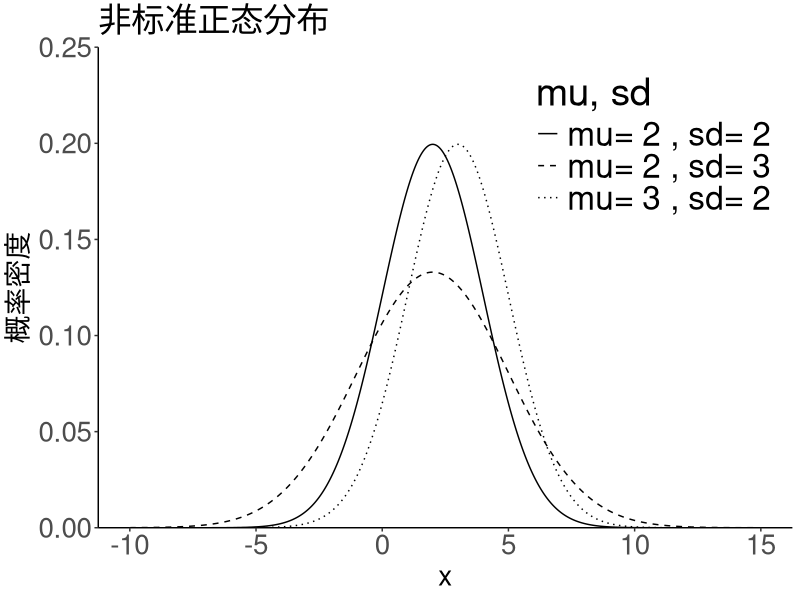
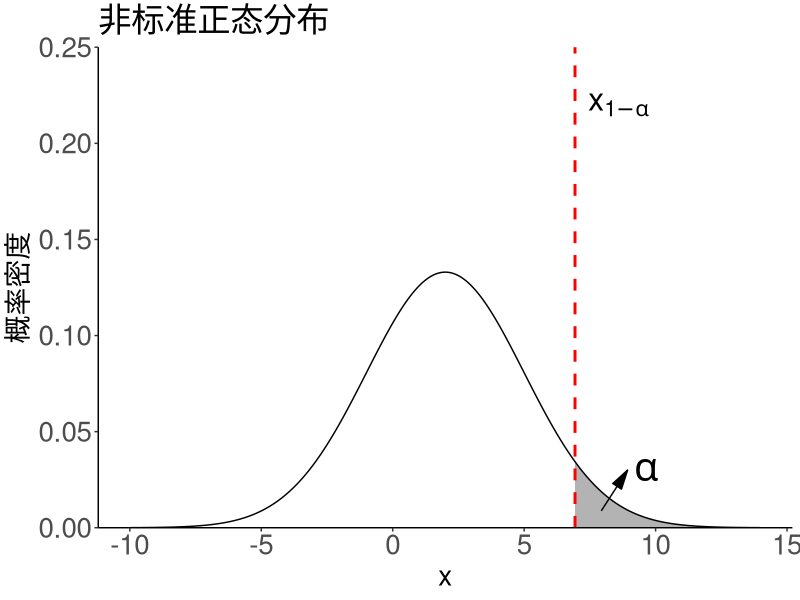
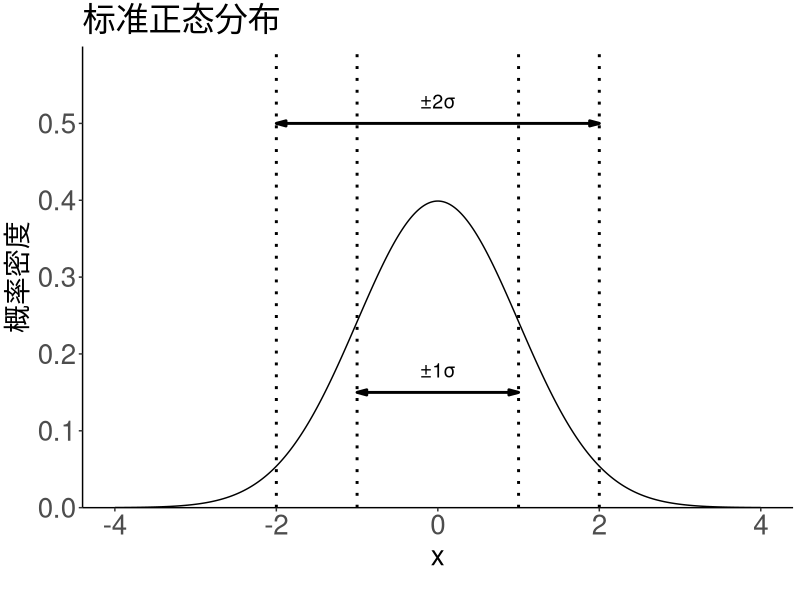
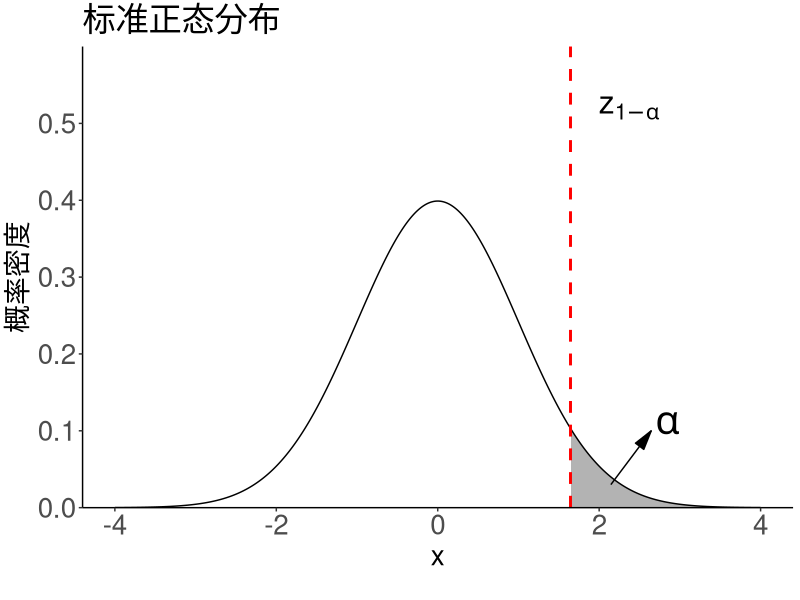
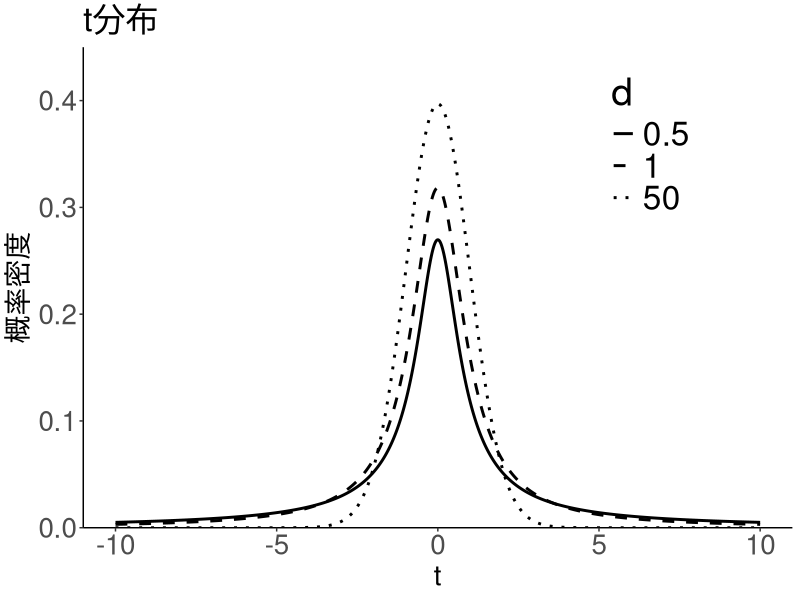
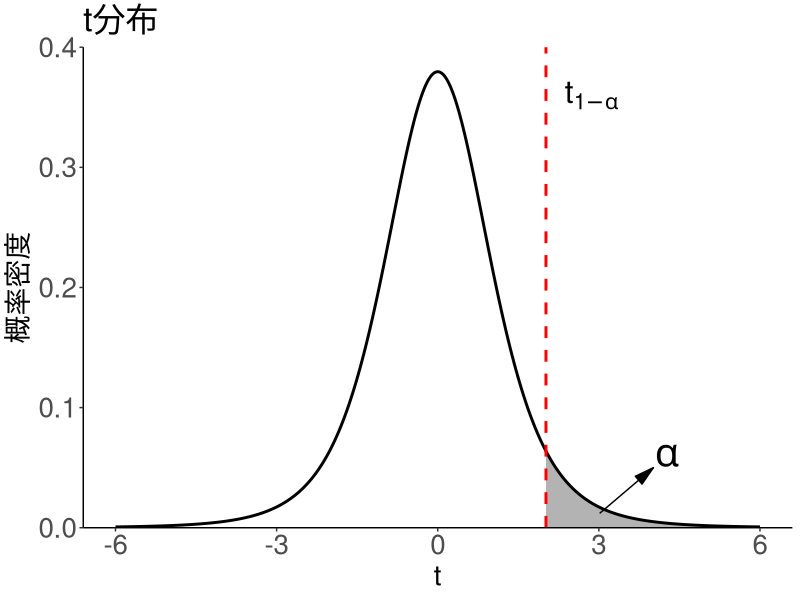
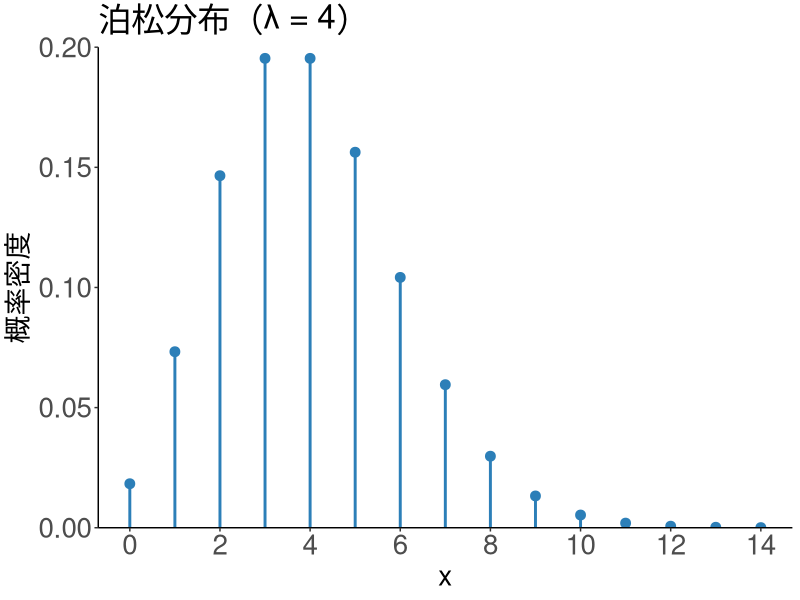
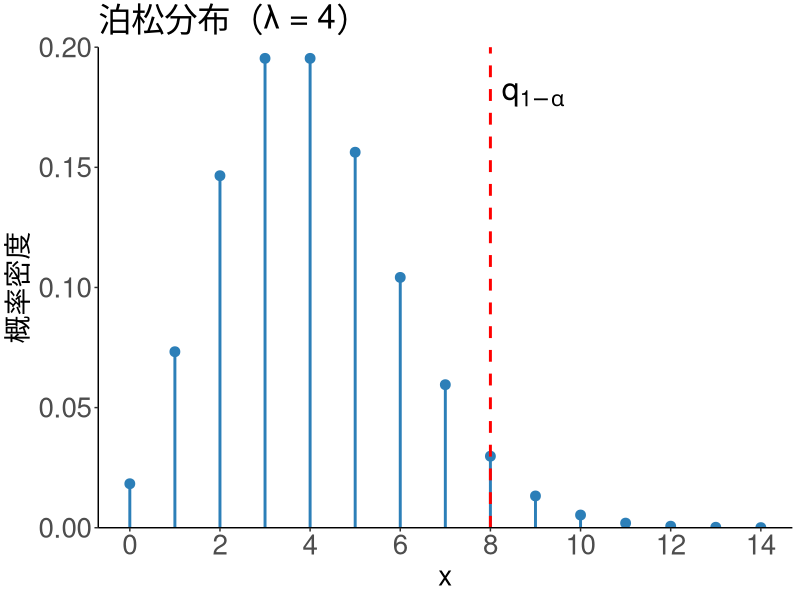

Here is the R script that generated these plots, in order:
library(gridExtra)
library(ggplot2)
library(grid)  # 用于定义箭头

##################### 1.非标准正态分布##########################
# 创建x值的范围
x <- seq(-10, 15, by = 0.01)
params <- data.frame(mu = c(2, 2, 3), sd = c(2, 3, 2))  # 指定自由度组合
df <- do.call(rbind, lapply(1:nrow(params), function(i) {
  mu <- params$mu[i]
  sd <- params$sd[i]
  y <- dnorm(x, mean = mu, sd = sd)
  data.frame(x = x, y = y, mu = mu, sd = sd)
}))
df$group <- factor(paste("mu=", df$mu, ", sd=", df$sd))

set.seed(123)
# 绘图
p1a <- ggplot(df, aes(x = x, y = y, linetype = group, group = group)) +
  geom_line(color = "black") +
  theme_classic() +
  labs(x = "x", y = "概率密度", linetype = "mu, sd") +
  ggtitle("非标准正态分布") +
  scale_y_continuous(limits = c(0, 0.25), expand = c(0, 0)) +   # 设置y轴范围
  scale_linetype_manual(values = c("solid", "dashed", "dotted")) + # 使用不同线型区分
  theme(plot.title = element_text(size = 24),   # 设置标题字体大小
        axis.title = element_text(size = 20),   # 设置坐标轴标签字体大小
        axis.text = element_text(size = 20),    # 设置坐标轴刻度字体大小
        legend.title = element_text(size = 28), # 设置图例标题字体大小
        legend.text = element_text(size = 24),   # 设置图例文本字体大小
        legend.position = c(0.8, 0.8),          # 将图例移到图内，右上角 (80% x, 80% y)
  )
p1a

mu <- 2  # 均值
sigma <- 3  # 标准差
# 创建x值的范围
x <- seq(mu - 4*sigma, mu + 4*sigma, by = 0.01)
# 计算y值，使用非标准正态分布的公式
set.seed(123)
y <- dnorm(x, mean = mu, sd = sigma)
df <- data.frame(x = x, y = y)
# 定义 alpha
alpha <- 0.05  # 例如 0.05 显著性水平
# 计算上 alpha 分位数
x_alpha <- qnorm(1 - alpha, mean = mu, sd = sigma)

p1b <- ggplot(df, aes(x = x, y = y)) +
  geom_line(color = "black") + 
  theme_classic() + 
  geom_area(data = subset(df, x >= x_alpha), aes(x = x, y = y), fill = "black", alpha = 0.3) + # 添加阴影部分
  labs(x = "x", y = "概率密度") +
  ggtitle("非标准正态分布") +
  annotate("segment", x = x_alpha + 1, xend = x_alpha + 2, y = dnorm(x_alpha + 1, mean = mu, sd = sigma) - 0.01, yend = 0.03,  # 添加指向阴影部分的箭头
           color = "black", arrow = arrow(angle = 15, length = unit(0.2, "inches"), type = "closed")) + 
  annotate("text", 
           x = x_alpha + 2.7, y = 0.03,   # 设置文字的位置，略偏离箭头终点
           label = expression(alpha),    # 使用数学符号 \(\alpha\)
           size = 10, color = "black") + 
  geom_vline(xintercept = x_alpha, linetype = "dashed", color = "red", linewidth = 1) +
  annotate("text", x = x_alpha + 0.5, y = 0.22,
           label = "x[1-alpha]", parse = TRUE, size = 8, color = "black", hjust = 0) +
  scale_y_continuous(limits = c(0, 0.25), expand = c(0, 0)) +   # 设置y轴范围
  scale_x_continuous(
    breaks = seq(-10, 15, by = 5)
  ) + 
  theme(plot.title = element_text(size = 24),   # 设置标题字体大小
        axis.title = element_text(size = 20),   # 设置坐标轴标签字体大小
        axis.text = element_text(size = 20),    # 设置坐标轴刻度字体大小
        legend.title = element_text(size = 28), # 设置图例标题字体大小
        legend.text = element_text(size = 24),   # 设置图例文本字体大小
  ) 
p1b

############################## 2.标准正态分布############################
# 创建数据
x <- seq(-4, 4, by = 0.01)
y <- dnorm(x, mean = 0, sd = 1)
a <- 0.95
x_a <- qnorm(a)
y_a <- dnorm(x_a, mean = 0, sd = 1)
df <- data.frame(x = x, y = y)

# 绘制正态分布图并添加一倍、二倍方差范围
p2a <-  ggplot(df, aes(x = x, y = y)) +
  geom_line(color = "black") + 
  geom_vline(xintercept = c(-1, 1), linetype = "dotted", color = "black", size = 1) +  # 一倍方差
  geom_vline(xintercept = c(-2, 2), linetype = "dotted", color = "black", size = 1) +  # 二倍方差
  theme_classic() +
  labs(x = "x", y = "概率密度") +
  ggtitle("标准正态分布") +
  annotate("text", x = 0, y = 0.15, label = "±1σ", vjust = -1, size = 5, color = "black") +
  annotate("text", x = 0, y = 0.5, label = "±2σ", vjust = -1, size = 5, color = "black") +
  annotate("segment", x = -1, xend = 1, y = 0.15, yend = 0.15, 
           color = "black", size = 1,
           arrow = arrow(angle = 15, length = unit(0.1, "inches"), ends = "both", type = "closed")) +  # 68% 范围线双箭头
  annotate("segment", x = -2, xend = 2, y = 0.5, yend = 0.5, 
           color = "black", size = 1,
           arrow = arrow(angle = 15, length = unit(0.1, "inches"), ends = "both", type = "closed")) +   # 95% 范围线双箭头
  coord_cartesian(ylim = c(0, 0.6)) +   # 设置y轴范围
  scale_y_continuous(expand = c(0, 0)) + 
  theme(plot.title = element_text(size = 24),   # 设置标题字体大小
        axis.title = element_text(size = 20),   # 设置坐标轴标签字体大小
        axis.text = element_text(size = 20),    # 设置坐标轴刻度字体大小
        legend.title = element_text(size = 28), # 设置图例标题字体大小
        legend.text = element_text(size = 24),   # 设置图例文本字体大小
        plot.margin = margin(t = 5, r = 5, b = 20, l = 5)
  )
p2a
# dev.off()



# pdf("4.1正态分布.pdf",width = 8, height = 4, family = "GB1")
p2b <-  ggplot(df, aes(x = x, y = y)) +
  geom_line(color = "black") +
  geom_area(data = subset(df, x >= x_a), aes(x = x, y = y), fill = "black", alpha = 0.3) +
  theme_classic() +
  labs(x = "x", y = "概率密度") +
  ggtitle("标准正态分布") + 
  annotate("segment", x = x_a + 0.5, xend = x_a + 1, y = dnorm(x_a + 0.5, mean = 0, sd = 1) - 0.01, yend = 0.1,  # 添加指向阴影部分的箭头
           color = "black", arrow = arrow(angle = 15, length = unit(0.2, "inches"), type = "closed")) + 
  annotate("text", 
           x = x_a + 1.2, y = 0.11,   # 设置文字的位置，略偏离箭头终点
           label = expression(alpha),    # 使用数学符号 \(\alpha\)
           size = 10, color = "black") + 
  geom_vline(xintercept = x_a, linetype = "dashed", color = "red", linewidth = 1) + # 上alpha分位数线
  annotate("text", x = x_a + 0.35, y = 0.52,
           label = "z[1-alpha]", parse = TRUE, size = 8, color = "black", hjust = 0) +
  coord_cartesian(ylim = c(0, 0.6)) +   # 设置y轴范围
  scale_y_continuous(expand = c(0, 0)) + 
  scale_x_continuous(breaks = seq(-4, 4, by = 2)) +
  theme(plot.title = element_text(size = 24),   # 设置标题字体大小
        axis.title = element_text(size = 20),   # 设置坐标轴标签字体大小
        axis.text = element_text(size = 20),    # 设置坐标轴刻度字体大小
        legend.title = element_text(size = 28), # 设置图例标题字体大小
        legend.text = element_text(size = 24),   # 设置图例文本字体大小
        plot.margin = margin(t = 5, r = 5, b = 20, l = 5)
  )
p2b
# dev.off()

############################ 3.t分布 ########################################
library(ggplot2)

# 创建数据
x <- seq(-10, 10, by = 0.01)
data_t <- data.frame(
  x = rep(x, 3),  # 重复 x 值三次用于绘制不同的自由度
  y = c(dt(x, df = 0.5), dt(x, df = 1), dt(x, df = 50)),  # 计算三条 t 分布的 y 值
  df = factor(rep(c(0.5, 1, 50), each = length(x)))  # 用于区分不同自由度的曲线
)

# 绘制t分布图
# pdf("4.5t分布.pdf",width = 8, height = 4, family = "GB1")
p3a <- ggplot(data_t, aes(x = x, y = y, linetype = df, group = df)) +
  geom_line(size = 1) +  # 绘制曲线
  theme_classic() +
  labs(x = "t", y = "概率密度", linetype = "d") +
  ggtitle("t分布") +
  scale_linetype_manual(values = c("solid", "dashed", "dotted")) + # 使用不同线型区分
  coord_cartesian(ylim = c(0, 0.45)) +   # 设置y轴范围
  scale_y_continuous(expand = c(0, 0)) +
  theme(plot.title = element_text(size = 24),   # 设置标题字体大小
        axis.title = element_text(size = 20),   # 设置坐标轴标签字体大小
        axis.text = element_text(size = 20),    # 设置坐标轴刻度字体大小
        legend.title = element_text(size = 28), # 设置图例标题字体大小
        legend.text = element_text(size = 24),   # 设置图例文本字体大小
        legend.position = c(0.8, 0.8),          # 将图例移到图内，右上角 (80% x, 80% y)
  )
p3a
# dev.off()

a <- 0.95
x_a <- qt(a, df = 5)
x <- seq(-6, 6, by = 0.01)
data <- data.frame(x = x, y = dt(x, df = 5))

# 绘制t分布图
# pdf("4.5t分布.pdf",width = 8, height = 4, family = "GB1")
p3b <- ggplot(data, aes(x = x, y = y)) +
  geom_line(size = 1) +  # 绘制曲线
  theme_classic() +
  labs(x = "t", y = "概率密度") +
  ggtitle("t分布") + 
  geom_area(data = subset(data, x >= x_a), aes(x = x, y = y), fill = "black", alpha = 0.3) +
  geom_vline(xintercept = x_a, linetype = "dashed", color = "red", linewidth = 1) + # 上alpha分位数线
  annotate("text", x = x_a + 0.35, y = 0.36,
           label = "t[1-alpha]", parse = TRUE, size = 8, color = "black", hjust = 0) +
  annotate("segment", x = x_a + 1, xend = x_a + 2, y = dt(x_a + 1, df = 5) - 0.005, yend = 0.05,  # 添加指向阴影部分的箭头
           color = "black", arrow = arrow(angle = 15, length = unit(0.2, "inches"), type = "closed")) +
  annotate("text",
           x = x_a + 2.25, y = 0.06,   # 设置文字的位置，略偏离箭头终点
           label = expression(alpha),    # 使用数学符号 \(\alpha\)
           size = 10, color = "black") +
  coord_cartesian(ylim = c(0, 0.4)) +   # 设置y轴范围
  scale_y_continuous(expand = c(0, 0)) +
  scale_x_continuous(breaks = seq(-6, 6, by = 3)) +
  theme(plot.title = element_text(size = 24),   # 设置标题字体大小
        axis.title = element_text(size = 20),   # 设置坐标轴标签字体大小
        axis.text = element_text(size = 20),    # 设置坐标轴刻度字体大小
        legend.title = element_text(size = 28), # 设置图例标题字体大小
        legend.text = element_text(size = 24),   # 设置图例文本字体大小
  )
p3b



################################ 4. 泊松分布 ######################### 
library(ggplot2)
# 创建数据
x <- 0:14
lambda <- 4
data <- data.frame(x = x, y = dpois(x, lambda = lambda))

# 绘制泊松分布图
# pdf("4.2泊松分布.pdf",width = 8, height = 4, family = "GB1")
p4a <- ggplot(data, aes(x = x, y = y)) +
  geom_segment(aes(xend = x, y = 0, yend = y), color = "#2C7FB8", size = 1) +
  geom_point(color = "#2C7FB8", size = 3) +
  theme_classic() +
  labs(x = "x", y = "概率密度") +
  ggtitle("泊松分布（λ = 4）") +
  coord_cartesian(ylim = c(0, 0.2)) +   # 设置y轴范围
  scale_y_continuous(expand = c(0, 0)) +
  scale_x_continuous(breaks = seq(0, 14, by = 2)) +
  theme(plot.title = element_text(size = 24),   # 设置标题字体大小
        axis.title = element_text(size = 20),   # 设置坐标轴标签字体大小
        axis.text = element_text(size = 20),    # 设置坐标轴刻度字体大小
        legend.title = element_text(size = 28), # 设置图例标题字体大小
        legend.text = element_text(size = 24),   # 设置图例文本字体大小
  )
p4a
# dev.off()


a <- 0.95
x_a <- qpois(a, lambda = lambda)
y_a <- dpois(x_a, lambda = lambda)
df <- data.frame(x = x, y = dpois(x, lambda = lambda))
p4b <- ggplot(df, aes(x = x, y = y)) +
  geom_segment(aes(xend = x, y = 0, yend = y), color = "#2C7FB8", size = 1) +
  geom_point(color = "#2C7FB8", size = 3) +
  theme_classic() +
  labs(x = "x", y = "概率密度") +
  ggtitle("泊松分布（λ = 4）") + 
  geom_vline(xintercept = x_a, linetype = "dashed", color = "red", linewidth = 1) + # 上alpha分位数线
  annotate("text", 
           x = x_a + 0.25, y = 0.18,
           label = "q[1-alpha]",
           parse = TRUE, size = 8, color = "black", hjust = 0) + 
  coord_cartesian(ylim = c(0, 0.2)) +   # 设置y轴范围
  scale_y_continuous(expand = c(0, 0)) + 
  scale_x_continuous(breaks = seq(0, 14, by = 2)) +
  theme(plot.title = element_text(size = 24),   # 设置标题字体大小
        axis.title = element_text(size = 20),   # 设置坐标轴标签字体大小
        axis.text = element_text(size = 20),    # 设置坐标轴刻度字体大小
        legend.title = element_text(size = 28), # 设置图例标题字体大小
        legend.text = element_text(size = 24),   # 设置图例文本字体大小
        axis.text.y.right = element_blank(),
        axis.ticks.y.right = element_blank(),
  )
p4b
# dev.off()



####################### 5.卡方分布 ##################
# 创建数据
library(ggplot2)
# 创建数据
x <- seq(0, 15, by = 0.01)
data_chisq <- data.frame(
  x = rep(x, 3),  # 重复 x 值三次用于绘制不同的自由度
  y = c(dchisq(x, df = 3), dchisq(x, df = 5), dchisq(x, df = 7)),  # 计算三条卡方分布的 y 值
  df = factor(rep(c(3, 5, 7), each = length(x)))  # 用于区分不同自由度的曲线
)

# 绘制卡方分布图
# pdf("4.4卡方分布.pdf",width = 8, height = 4, family = "GB1")
p5a <- ggplot(data_chisq, aes(x = x, y = y, linetype = df, group = df)) +
  geom_line(size = 1) +  # 绘制曲线
  theme_classic() +
  labs(x = "x", y = "概率密度", linetype = "d") +
  ggtitle("卡方分布") + 
  scale_linetype_manual(values = c("solid", "dashed", "dotted")) + # 使用不同线型区分
  coord_cartesian(ylim = c(0, 0.25)) +   # 设置y轴范围
  scale_y_continuous(expand = c(0, 0)) +
  theme(plot.title = element_text(size = 24),   # 设置标题字体大小
        axis.title = element_text(size = 20),   # 设置坐标轴标签字体大小
        axis.text = element_text(size = 20),    # 设置坐标轴刻度字体大小
        legend.title = element_text(size = 28), # 设置图例标题字体大小
        legend.text = element_text(size = 24),  # 设置图例文本字体大小
        legend.position = c(0.8, 0.8),          # 将图例移到图内，右上角 (80% x, 80% y)
  )
p5a
# dev.off()

a <- 0.95
x_a <- qchisq(a, df = 5)
x <- seq(0, 15, by = 0.01)
data <- data.frame(x = x, y = dchisq(x, df = 5), df = factor(rep(5, each = length(x))))

# pdf("4.4卡方分布.pdf",width = 8, height = 4, family = "GB1")
p5b <- ggplot(data, aes(x = x, y = y)) +
  geom_line(size = 1) +  # 绘制曲线
  theme_classic() + 
  labs(x = "x", y = "概率密度") + 
  ggtitle("卡方分布") + 
  geom_area(data = subset(data, x >= x_a), aes(x = x, y = y), fill = "black", alpha = 0.3) +
  geom_vline(xintercept = x_a, linetype = "dashed", color = "red", linewidth = 1) + # 上alpha分位数线
  annotate("text", x = x_a + 0.35, y = 0.18,
           label = "chi[1-alpha]^2", parse = TRUE, size = 8, color = "black", hjust = 0) +
  annotate("segment", x = x_a + 1, xend = x_a + 2, y = dchisq(x_a + 1, df = 5) - 0.01, yend = 0.05,  # 添加指向阴影部分的箭头
           color = "black", arrow = arrow(angle = 15, length = unit(0.2, "inches"), type = "closed")) +
  annotate("text",
           x = x_a + 2.2, y = 0.06,   # 设置文字的位置，略偏离箭头终点
           label = expression(alpha),    # 使用数学符号 \(\alpha\)
           size = 10, color = "black") +
  coord_cartesian(ylim = c(0, 0.2)) +   # 设置y轴范围
  scale_y_continuous(expand = c(0, 0)) +
  scale_x_continuous(breaks = seq(0, 15, by = 5)) +
  theme(plot.title = element_text(size = 24),   # 设置标题字体大小
        axis.title = element_text(size = 20),   # 设置坐标轴标签字体大小
        axis.text = element_text(size = 20),    # 设置坐标轴刻度字体大小
        legend.title = element_text(size = 28), # 设置图例标题字体大小
        legend.text = element_text(size = 24),  # 设置图例文本字体大小
  )
p5b



################### 6. F分布 #######################
# 创建数据
x <- seq(0, 10, by = 0.01)
params <- data.frame(df1 = c(5, 3, 5), df2 = c(20, 5, 10))  # 指定自由度组合
# 构建数据
data <- do.call(rbind, lapply(1:nrow(params), function(i) {
  df1 <- params$df1[i]
  df2 <- params$df2[i]
  y <- df(x, df1 = df1, df2 = df2)  # 计算 F 分布的概率密度
  data.frame(x = x, y = y, df1 = df1, df2 = df2)
}))
# 将 df1 和 df2 组合成因子，用于区分曲线
data$group <- factor(paste("df1=", data$df1, ", df2=", data$df2))

# 绘制F分布图
# pdf("4.6F分布.pdf",width = 8, height = 4, family = "GB1")
p6a <- ggplot(data, aes(x = x, y = y, linetype = group, group = group)) +
  geom_line(color = "black") +
  theme_classic() +
  labs(x = "x", y = "概率密度", linetype = "df1, df2") + # 使用不同线型区分
  ggtitle("F分布") + 
  scale_linetype_manual(values = c("solid", "dashed", "dotted")) + # 使用不同线型区分
  coord_cartesian(ylim = c(0, 0.75)) +   # 设置y轴范围
  scale_y_continuous(expand = c(0, 0)) +
  theme(plot.title = element_text(size = 24),   # 设置标题字体大小
        axis.title = element_text(size = 20),   # 设置坐标轴标签字体大小
        axis.text = element_text(size = 20),    # 设置坐标轴刻度字体大小
        legend.title = element_text(size = 28), # 设置图例标题字体大小
        legend.text = element_text(size = 24),  # 设置图例文本字体大小
        legend.position = c(0.8, 0.8)           # 将图例移到图内，右上角 (80% x, 80% y)
  )
p6a
# dev.off()



a <- 0.95
x_a <- qf(a, df1 = 5, df2 = 20)
x <- seq(0, 5, by = 0.01)
# 构建数据
data <- data.frame(x = x, y = df(x, df1 = 5, df2 = 20), df1 = 5, df2 = 20)

# 绘制F分布图
# pdf("4.6F分布.pdf",width = 8, height = 4, family = "GB1")
p6b <- ggplot(data, aes(x = x, y = y)) + 
  geom_line(color = "black") +
  theme_classic() +
  labs(x = "x", y = "概率密度") + 
  ggtitle("F分布") + 
  geom_area(data = subset(data, x >= x_a), aes(x = x, y = y), fill = "black", alpha = 0.3) +
  geom_vline(xintercept = x_a, linetype = "dashed", color = "red", linewidth = 1) + # 上alpha分位数线
  annotate("text", x = x_a + 0.15, y = 0.68,
           label = "F[1-alpha]", parse = TRUE, size = 8, color = "black", hjust = 0) +
  annotate("segment", x = 3, xend = 3.3, y = df(3, df1 = 5, df2 = 20) - 0.005, yend = 0.1,  # 添加指向阴影部分的箭头
           color = "black", arrow = arrow(angle = 15, length = unit(0.2, "inches"), type = "closed")) +
  annotate("text",
           x = 3.45, y = 0.11,   # 设置文字的位置，略偏离箭头终点
           label = expression(alpha),    # 使用数学符号 \(\alpha\)
           size = 10, color = "black") +
  coord_cartesian(ylim = c(0, 0.75)) +   # 设置y轴范围
  scale_y_continuous(expand = c(0, 0)) +
  scale_x_continuous(breaks = seq(0, 5, by = 1)) + 
  theme(plot.title = element_text(size = 24),   # 设置标题字体大小
        axis.title = element_text(size = 20),   # 设置坐标轴标签字体大小
        axis.text = element_text(size = 20),    # 设置坐标轴刻度字体大小
        legend.title = element_text(size = 28), # 设置图例标题字体大小
        legend.text = element_text(size = 24),  # 设置图例文本字体大小
  )
p6b




############################### 7. weibull 分布 #############################
# 创建数据
x <- seq(0, 2.5, length.out = 100)
data <- data.frame(
  x = rep(x, 3),  # 重复 x 值三次用于绘制不同的 shape
  y = c(dweibull(x, shape = 1.5, scale = 1), 
        dweibull(x, shape = 2, scale = 1), 
        dweibull(x, shape = 3, scale = 1)),  # 计算三条 Weibull 分布的 y 值
  shape = factor(rep(c(1.5, 2, 3), each = length(x)))  # 用于区分三条曲线的 shape 参数
)

# 绘制Weibull分布图
# pdf("4.3weibull分布.pdf",width = 8, height = 4, family = "GB1")
p7a <- ggplot(data, aes(x = x, y = y, linetype = shape, group = shape)) +
  geom_line(size = 1) +  # 绘制曲线
  theme_classic() +
  labs(x = "x", y = "概率密度", linetype = "k") +  # 添加图例标题
  ggtitle("Weibull分布") +
  scale_linetype_manual(values = c("solid", "dashed", "dotted"))  + # 自定义线型类型
  coord_cartesian(ylim = c(0, 1.25)) +   # 设置y轴范围
  scale_y_continuous(expand = c(0, 0)) +
  theme(plot.title = element_text(size = 24),   # 设置标题字体大小
        axis.title = element_text(size = 20),   # 设置坐标轴标签字体大小
        axis.text = element_text(size = 20),    # 设置坐标轴刻度字体大小
        legend.title = element_text(size = 28), # 设置图例标题字体大小
        legend.text = element_text(size = 24),  # 设置图例文本字体大小
        legend.position = c(0.8, 0.8),          # 将图例移到图内，右上角 (80% x, 80% y)
  )
p7a
# dev.off()

a <- 0.95
x_a <- qweibull(0.95, shape = 2, scale = 1)
x <- seq(0, 2.5, by = 0.01)
data <- data.frame(x = x, y = dweibull(x, shape = 2, scale = 1), shape = factor(rep(2, each = length(x))))
p7b <- ggplot(data, aes(x = x, y = y)) +
  geom_line(size = 1) +  # 绘制曲线
  theme_classic() +
  labs(x = "x", y = "概率密度") + 
  ggtitle("Weibull分布") + 
  geom_area(data = subset(data, x >= x_a - 0.01), aes(x = x, y = y), fill = "black", alpha = 0.3) + # 这里 - 0.01是因为图像不知道什么原因没有对上
  geom_vline(xintercept = x_a, linetype = "dashed", color = "red", linewidth = 1) + # 上alpha分位数线
  annotate("text", x = x_a + 0.05, y = 0.9,
           label = "W[1-alpha]", parse = TRUE, size = 8, color = "black", hjust = 0) +
  annotate("segment", x = x_a + 0.05, xend = x_a + 0.2, y = dweibull(x_a, shape = 2, scale = 1) - 0.07, yend = 0.2,  # 添加指向阴影部分的箭头
           color = "black", arrow = arrow(angle = 15, length = unit(0.2, "inches"), type = "closed")) +
  annotate("text",
           x = x_a + 0.23, y = 0.2,   # 设置文字的位置，略偏离箭头终点
           label = expression(alpha),    # 使用数学符号 \(\alpha\)
           size = 10, color = "black") +
  coord_cartesian(ylim = c(0, 1)) +   # 设置y轴范围
  scale_y_continuous(expand = c(0, 0)) + 
  scale_x_continuous(breaks = seq(0, 2.5, by = 0.5)) +
  theme(plot.title = element_text(size = 24),   # 设置标题字体大小
        axis.title = element_text(size = 20),   # 设置坐标轴标签字体大小
        axis.text = element_text(size = 20),    # 设置坐标轴刻度字体大小
        legend.title = element_text(size = 28), # 设置图例标题字体大小
        legend.text = element_text(size = 24),  # 设置图例文本字体大小
  )
p7b

cairo_pdf("分布图(6)new.pdf", width = 16, height = 22, family = "Microsoft YaHei")
grid.arrange(p1a, p1b, p2a, p2b, p3a, p3b, p4a, p4b, p5a, p5b, p6a, p6b, ncol = 2, nrow = 6)
dev.off()
